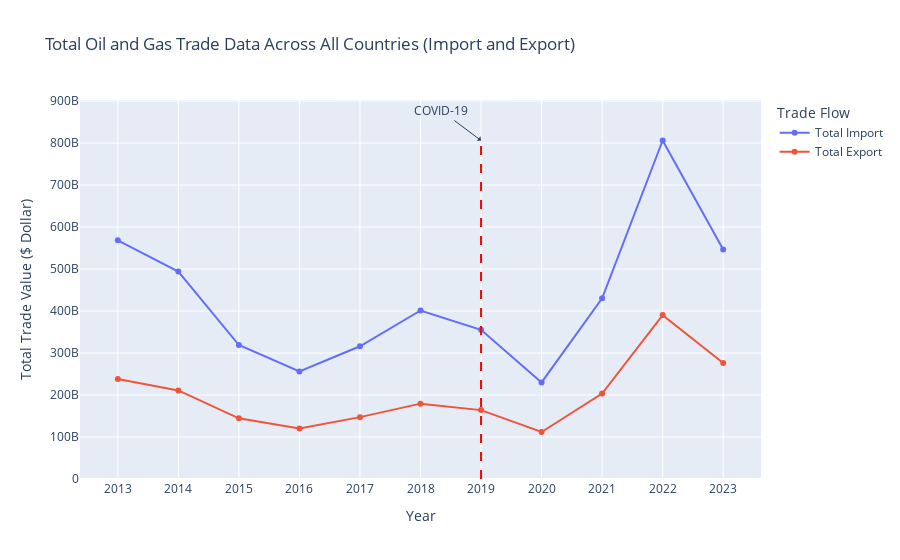

The notebook cell saved with this chart:
### Code cell
df_path = r'data/SQ2/Sorted_TradeData-27.xlsx'
load_and_display_data(df_path, "COVID-19", "Total Oil and Gas Trade Data Across All Countries (Import and Export)" ,"Total Trade Value ($ Dollar)")

### Figure 1 — Plotly figure (JSON) as saved in the notebook; plotly's stock layout.template omitted (floating-point values rounded to 4 significant figures)
{"data": [{"mode": "lines+markers", "name": "Total Import", "x": [2013, 2014, 2015, 2016, 2017, 2018, 2019, 2020, 2021, 2022, 2023], "y": [568500000000.0, 493800000000.0, 319000000000.0, 256100000000.0, 316000000000.0, 401300000000.0, 355300000000.0, 230000000000.0, 430200000000.0, 806100000000.0, 546300000000.0], "type": "scatter"}, {"mode": "lines+markers", "name": "Total Export", "x": [2013, 2014, 2015, 2016, 2017, 2018, 2019, 2020, 2021, 2022, 2023], "y": [238000000000.0, 210900000000.0, 144500000000.0, 120200000000.0, 147300000000.0, 179500000000.0, 164000000000.0, 111900000000.0, 203400000000.0, 390200000000.0, 276100000000.0], "type": "scatter"}], "layout": {"xaxis": {"title": {"text": "Year"}, "tickmode": "linear"}, "title": {"text": "Total Oil and Gas Trade Data Across All Countries (Import and Export)"}, "yaxis": {"title": {"text": "Total Trade Value ($ Dollar)"}}, "legend": {"title": {"text": "Trade Flow"}}, "shapes": [{"line": {"color": "red", "dash": "dash"}, "type": "line", "x0": 2019, "x1": 2019, "y0": 0, "y1": 806100000000.0}], "annotations": [{"arrowhead": 1, "ax": -40, "ay": -30, "showarrow": true, "text": "COVID-19", "x": 2019, "y": 806100000000.0}]}}
